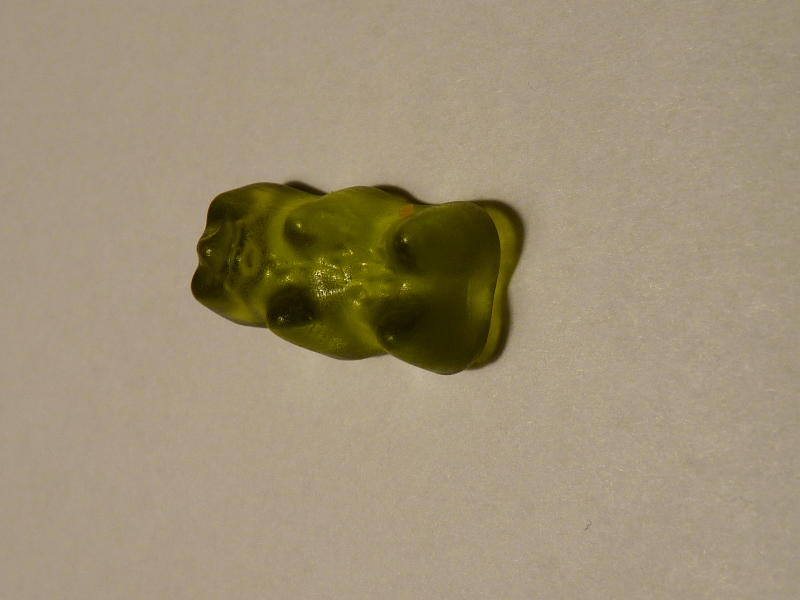
#> input picture Termin4/haribo1/hariboTrain/baeren_0.png, 800 x 600 px; its folder holds 4 pictures in this run
$ python hausaufgabe4_2_korrekt.py   (older library calls are emulated)
#> lines starting #> are read from the running program, lines starting #| are printed output that depends on the picture; after the words box and inside, x2 and y2 are one past the last pixel; in counts of white or black regions, pixels touching at a corner belong together
# -*- coding: utf-8 -*-
"""
Created on Mon Nov 11 21:35:53 2019

@author: Christian
"""

import numpy as np
import glob
from skimage.io import imread
from skimage import measure
import matplotlib.pyplot as plt
from skimage import filters

def print_info(est_labels, val_labels):
    print("berechnete Klassifizierung:")
    print(est_labels)
    print("korrekte Werte:")
    print(val_labels)

    count = 0
    for ind in range(len(est_labels)):
        if est_labels[ind] == val_labels[ind]: count += 1

    print("Treffer:")
    print(count)
    print(count/len(val_imgs)*100, "%")

def euklDist(x,y):
    return np.sqrt(np.sum((x-y)**2))

bin_count = 8
def rgb_img_to_3d_histo(img, bin_count):
	img =  img.reshape((img.shape[0]*img.shape[1],3))
	return np.histogramdd(img, bins = [bin_count,bin_count,bin_count], range=((0,256),(0,256),(0,256)))


def binarize_images_in_list(image_list, schwelle):
    binarized_images = []
    for img in image_list:
        #ohne OTSU:
        #mask = img < schwelle

        #OTSU:
        schwelle_otsu = filters.threshold_otsu(img)
        mask = img < schwelle_otsu
        #print(schwelle_otsu)
        binarized_images.append(mask.astype(np.int))
    return binarized_images


def crop_images_in_list(image_list, binarized_imgs):

    cropped_images = []
    for index,img in enumerate(binarized_imgs):
        props = measure.regionprops(img)[0]
        cropped_images.append(image_list[index][props.bbox[0]:props.bbox[2], props.bbox[1]:props.bbox[3]])
    return cropped_images


train_imgs_names = glob.glob('./haribo1/hariboTrain/*.png')

valid_data = glob.glob('./haribo1/hariboVal/*.png')

tr_imgs = []
tr_labels = []
tr_imgs_color = []
for image_name in train_imgs_names:
    img = imread(image_name)
#> img is the input picture: shape (600, 800, 3); mean R, G, B 158.2, 144, 117.4
    g_img = img[:,:,0]*.33+img[:,:,1]*.33+img[:,:,2]*.33
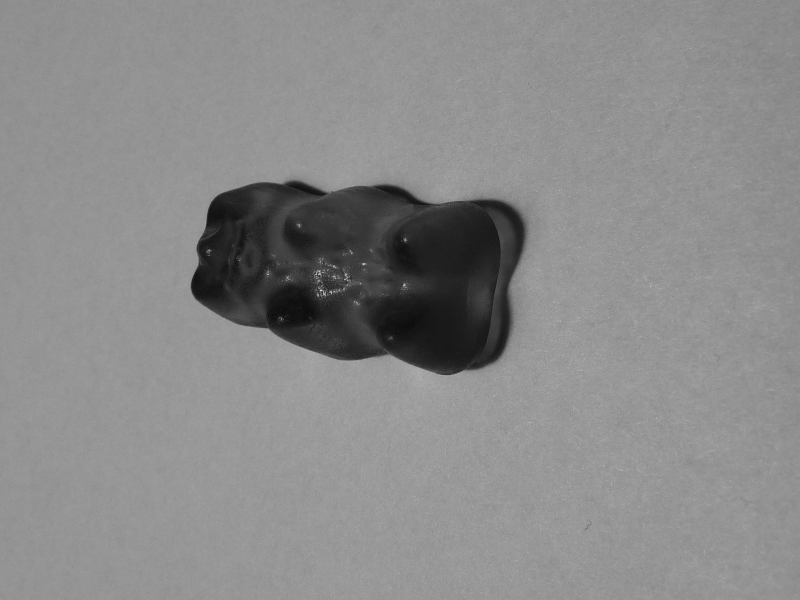
#> g_img: shape (600, 800) float64; min 12.21, max 227.7, mean 138.5
    tr_imgs.append(g_img)
    tr_imgs_color.append(img)
    tr_labels.append(image_name.split("\\")[-1].split(".")[0].split("_")[0])
#> pass 2 of the loop `for image_name in train_imgs_names:`:
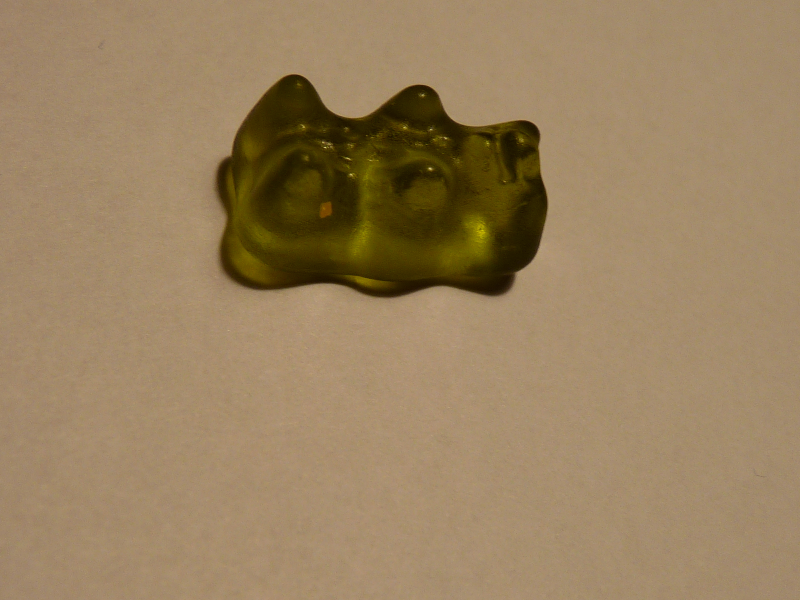
#> input picture Termin4/haribo1/hariboTrain/baeren_1.png, 800 x 600 px
#> img is the input picture: shape (600, 800, 3); mean R, G, B 153.6, 129.6, 95.2
#> `g_img = img[:,:,0]*.33+img[:,:,1]*.33+img[:,:,2]*.33`:
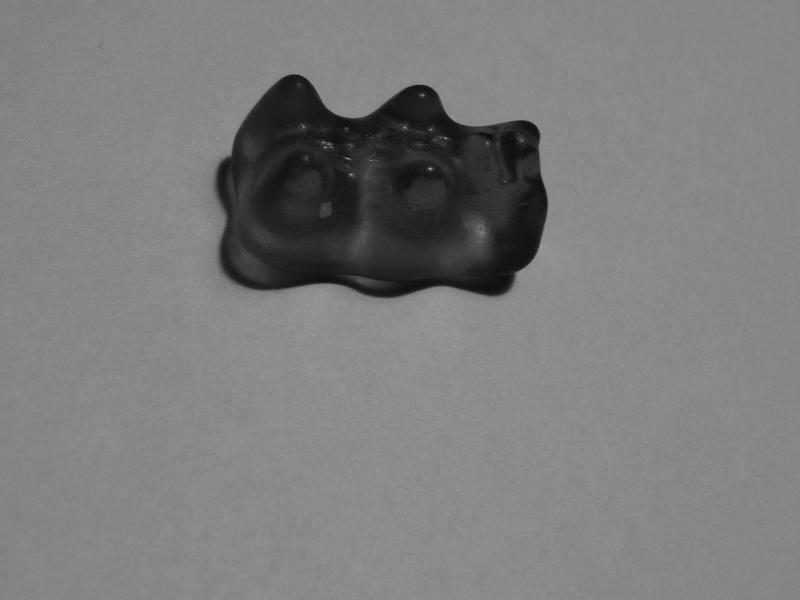
#> g_img: shape (600, 800) float64; min 13.53, max 179.9, mean 124.9
#> pass 3 of the loop `for image_name in train_imgs_names:`:
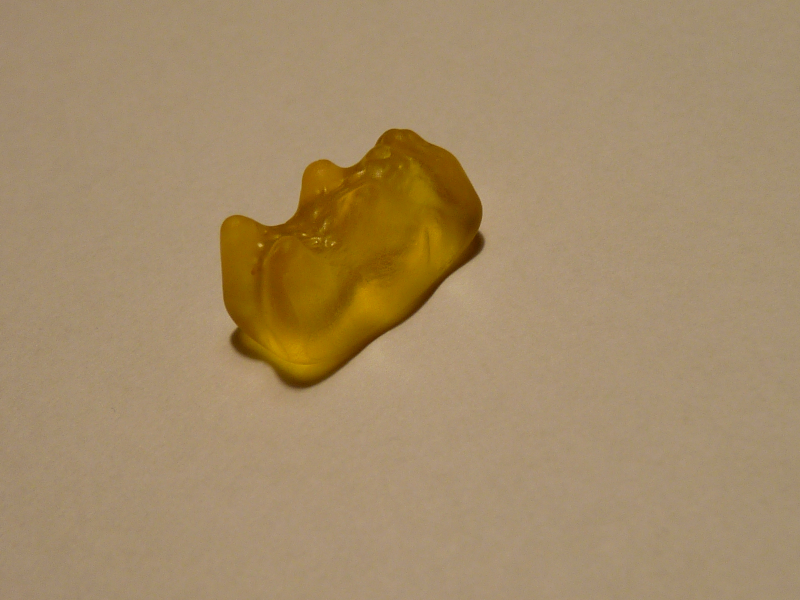
#> input picture Termin4/haribo1/hariboTrain/baeren_11.png, 800 x 600 px
#> img is the input picture: shape (600, 800, 3); mean R, G, B 164, 139.9, 104.2
#> `g_img = img[:,:,0]*.33+img[:,:,1]*.33+img[:,:,2]*.33`:
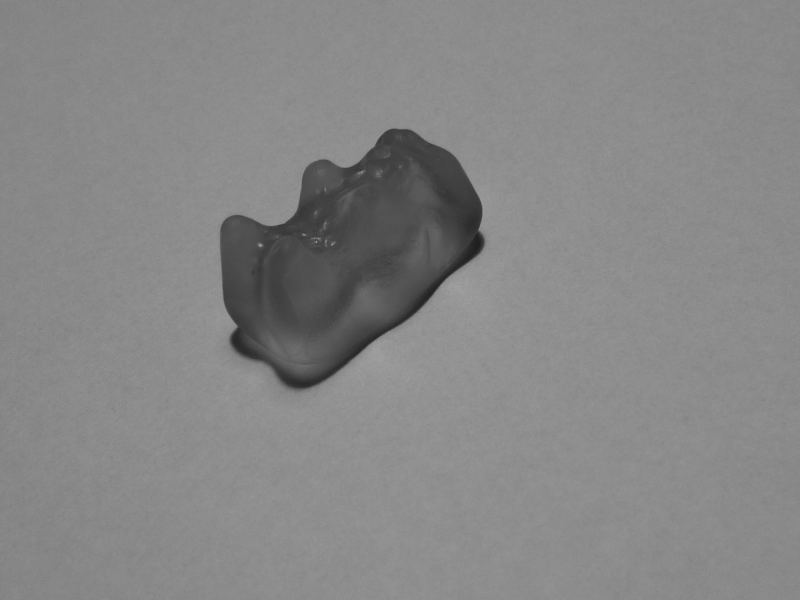
#> g_img: shape (600, 800) float64; min 29.04, max 164.7, mean 134.7
#> the loop made 4 passes; the first 3 are shown


val_imgs = []
#> val_imgs = []
val_labels = []
val_imgs_color = []
for img_name in valid_data:
    img = imread(img_name)
    g_img = img[:,:,0]*.33+img[:,:,1]*.33+img[:,:,2]*.33
    val_imgs.append(g_img)
    val_imgs_color.append(img)
    val_labels.append(img_name.split("\\")[-1].split(".")[0].split("_")[0])

bina_tr_imgs = binarize_images_in_list(tr_imgs, 110)
#> the loop in binarize_images_in_list, `for img in image_list:` made 4 passes
#> pass 1, in binarize_images_in_list, `mask = img < schwelle_otsu`:
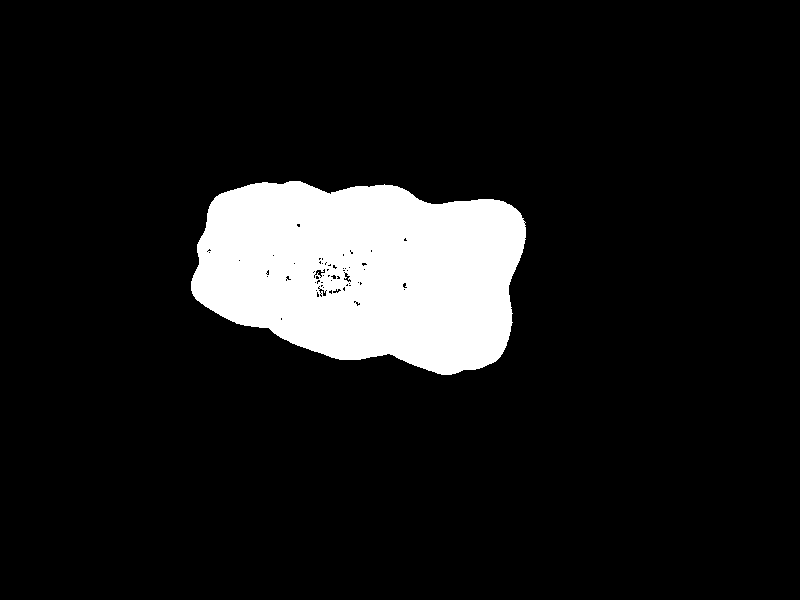
#> mask: shape (600, 800) bool; 10.3% white; 1 white region, box (x1, y1, x2, y2) and area: (191, 181, 526, 375) 49599
#> pass 2, in binarize_images_in_list, `mask = img < schwelle_otsu`:
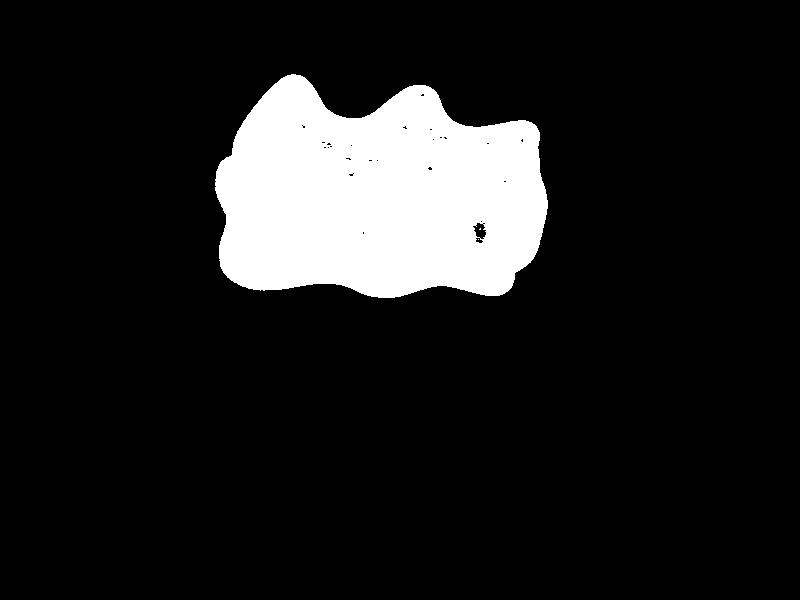
#> mask: shape (600, 800) bool; 11.9% white; 3 white regions (2 under 20 px), largest, box (x1, y1, x2, y2) and area: (215, 74, 548, 298) 57342
#> pass 3, in binarize_images_in_list, `mask = img < schwelle_otsu`:
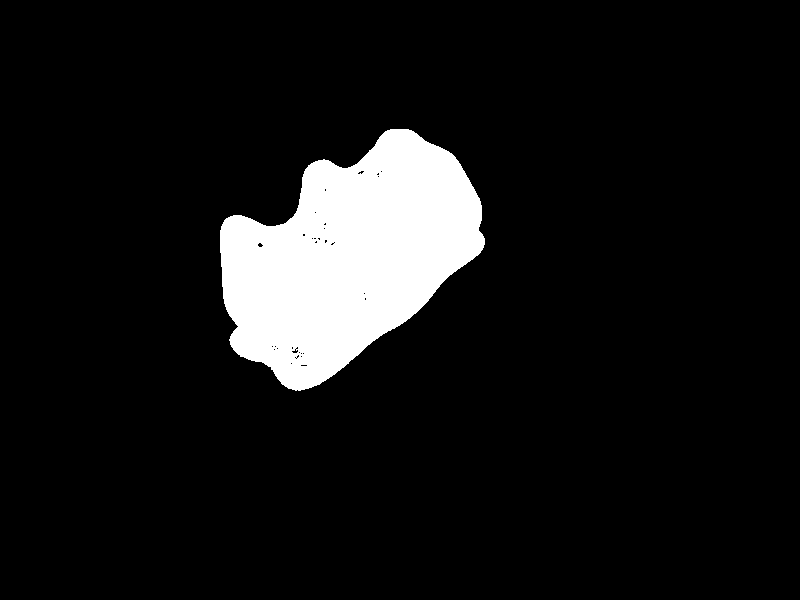
#> mask: shape (600, 800) bool; 8.9% white; 1 white region, box (x1, y1, x2, y2) and area: (220, 129, 485, 391) 42634
#> after the loop in binarize_images_in_list, `for img in image_list:`:
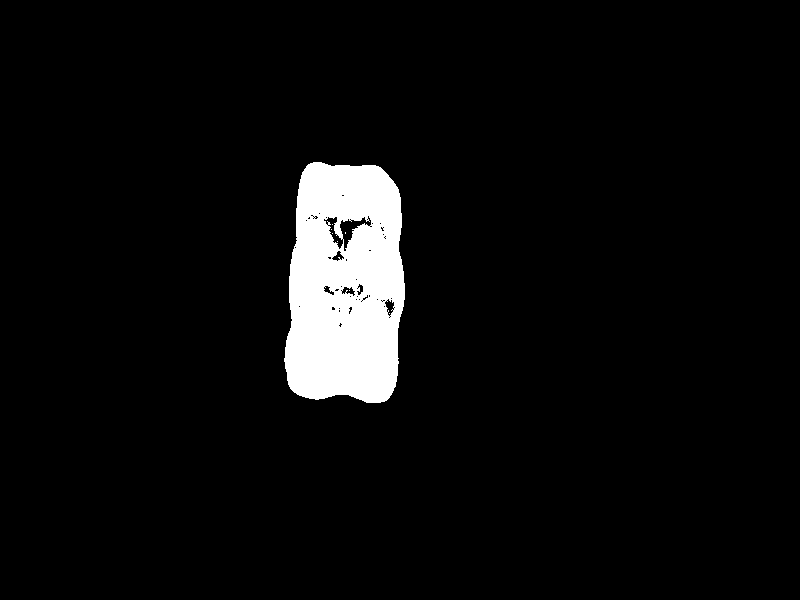
#> mask: shape (600, 800) bool; 5% white; 8 white regions (7 under 20 px), largest, box (x1, y1, x2, y2) and area: (284, 162, 405, 403) 24060
bina_val_imgs = binarize_images_in_list(val_imgs, 110)
cropped_tr_imgs = crop_images_in_list(tr_imgs, bina_tr_imgs)
cropped_val_imgs = crop_images_in_list(val_imgs, bina_val_imgs)

cropped_tr_imgs_color = crop_images_in_list(tr_imgs_color, bina_tr_imgs)
cropped_val_imgs_color = crop_images_in_list(val_imgs_color, bina_val_imgs)


#plt.imshow(cropped_tr_imgs_color[4])


est_labels = []
for val_img in cropped_val_imgs_color:
    dist = []
    for tr_img in cropped_tr_imgs_color:
        dist.append(euklDist(rgb_img_to_3d_histo(val_img, bin_count)[0],rgb_img_to_3d_histo(tr_img, bin_count)[0]))
    est_labels.append(tr_labels[dist.index(np.min(dist))])

print_info(est_labels, val_labels)
#> (the run stopped early here; a loop or call above may not have finished)
